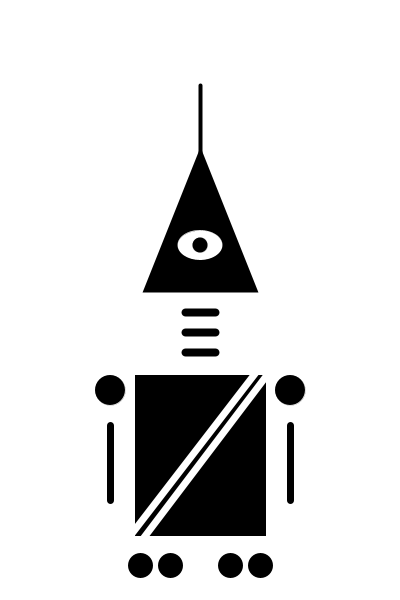
Frame 1 (no input)
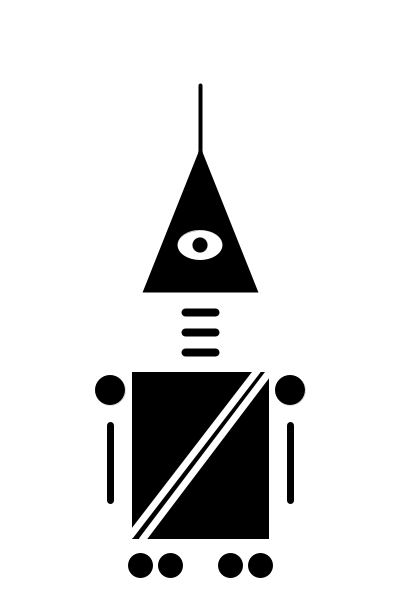
Frame 60 (the mouse pressed at the canvas centre just before this capture)
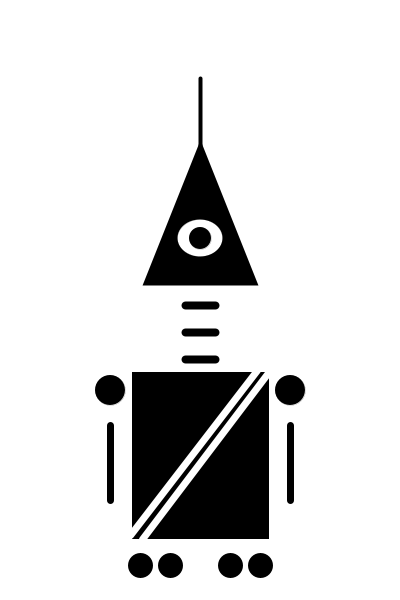
Frame 120 (the mouse held since frame 60 and released just before this capture)

The Processing sketch that drew these frames (run headless with seeded random() and noise(); from frame 60 on, the mouse is pressed at the canvas centre):

// Processing sketch: processing_70516
// ── processing_70516.pde

int n=18; //wheels
int yn=332; //neck lines Y



void setup() {
  size(400, 600);

  //background(255);
  smooth();
}


void draw() {
  
int x0 = width/2;

  background(255);

  //--------------STATIC--------------------------

  //body
  fill(0);
  rect(x0-65, 375, 130, 160);
  strokeWeight(7);
  stroke(255);
  line(x0+57, 370, x0-70, 535);
  line(x0+70, 370, x0-58, 539);
  noFill();
  stroke(0);

  //wheels
  fill(0);
  ellipse(x0-60, 565, n, n);
  ellipse(x0-30, 565, n, n);
  ellipse(x0+60, 565, n, n);
  ellipse(x0+30, 565, n, n);
  //noFill();


  //---------------MOVING--------------------------

  //neck
  int neck = int(map(mouseY, 0, height, 0, 15));
  int eye = int(map(mouseX, 0, width, 0, 15));

  strokeWeight(8);
  line(x0-15, yn-20-neck, x0+15, yn-20-neck);
  line(x0-15, yn,  x0+15, yn);
  line(x0-15, yn+20+neck, x0+15, yn+20+neck);

  //head
   strokeWeight(4);
  line(x0, 85-neck, x0, 152-neck);
  triangle(x0, 152-neck, x0+55, 290-neck, x0-55, 290-neck);


  //eye
  strokeWeight(0);
  fill(255);
  ellipse(x0, 245-neck, 45, 30+(eye));
  fill(0);
  ellipse(x0, 245-neck, 15+eye, 15+eye);
  noFill();


  //hands
  fill(0);
  ellipse (x0-90, 390, 30, 30);  //left
  ellipse (x0+90, 390, 30, 30); //right
  noFill();
  strokeWeight(7);
  line(x0+90, 425, x0+90, 500);
  //rotate(PI/12);
  //translate(110,390);
  line(x0-90, 425, x0-90, 500);
}
